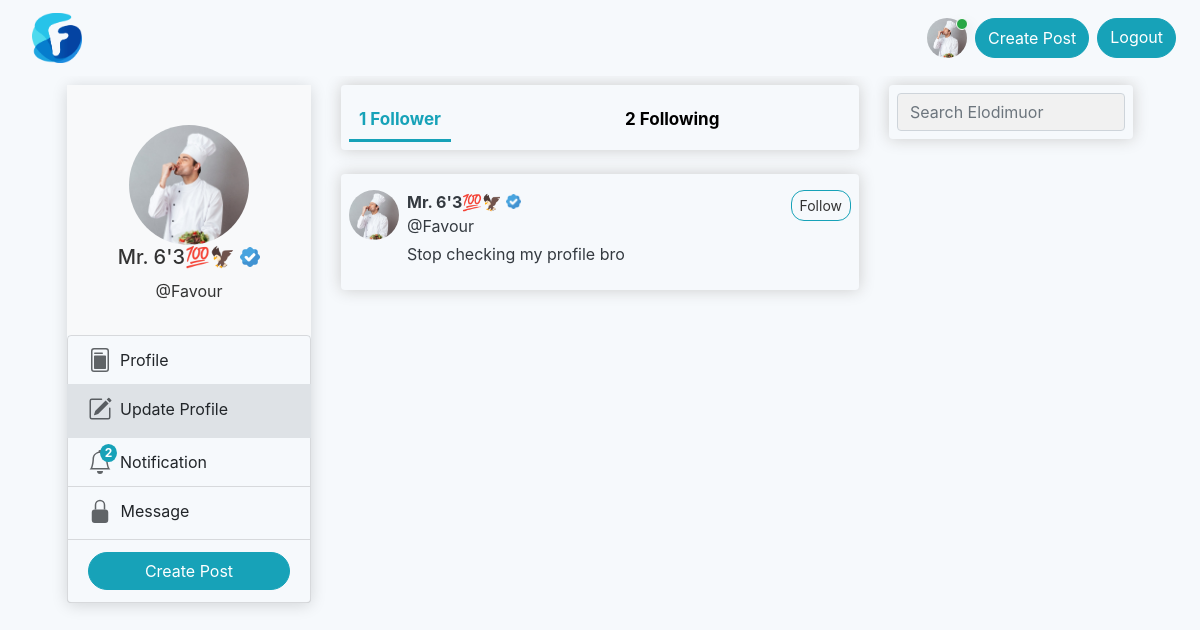
Page /Favourelodimuor/follow/ (signed in) on the committed database.
### users/models.py (models this page shows, shortened)
class User(AbstractUser):
    display_name = models.CharField(max_length=20, null=True, blank=True)
    about = models.CharField(max_length=255, null=True, blank=True)
    image = models.ImageField(default='profile.png', upload_to='profile_picture')
    follower = models.ManyToManyField(settings.AUTH_USER_MODEL, blank=True, related_name='follower_list')
    following = models.ManyToManyField(settings.AUTH_USER_MODEL, blank=True, related_name='following_list')
    background_image = models.ImageField(default="WIN_20220328_15_20_55_Pro.jpg", upload_to="profile_background_image")
    account_visit = models.IntegerField(default=0)
    account_engaged = models.IntegerField(default=0)
    has_viewed = models.BooleanField(default=False)
    is_verified = models.BooleanField(default=False)
    post_notification = models.ManyToManyField(settings.AUTH_USER_MODEL, blank=True, related_name='post_notify')
    mute_list = models.ManyToManyField(settings.AUTH_USER_MODEL, blank=True, related_name='mute')
    block_list = models.ManyToManyField(settings.AUTH_USER_MODEL, blank=True, related_name='block')

### users/views.py (the view)
# urls.py: path("<str:username>/follow/", user_views.follower_view, name="follow"),
@login_required
def follower_view(request, username):
    obj = get_object_or_404(User, username=username)
    notification_count = Notification.objects.filter(user=request.user, is_seen=False).count()
    post_notification_count = PostNotification.objects.filter(user=request.user, is_seen=False).count()
    follower = obj.follower.all()
    following = obj.following.all()
    context = {
        "follower": follower,
        "following": following,
        "notification_count": notification_count,
        "post_notification_count": post_notification_count,
    }
    return render(request, "users/follows.html", context)

### users/templates/users/follows.html (shortened to what this page needs)
{% extends 'blog/base.html' %}
{% load humanize %}
{% load static %}
{% load subtract %}
{% block content %}
<div class="col-lg-6">
    <div class="box-element">
        <div class="tab row mt-2">
            <div class="col-lg-6 col-6">
                <button class="tablinks" id="defaultOpen" onclick="openCity(event, 'Paris')">
                    <b>{{ follower.count }} Follower</b>
                </button>
            </div>
            <div class="col-lg-6 col-6" id="Following">
                <button class="tablinks" onclick="openCity(event, 'Tokyo')">
                    <b>{{ following.count }} Following</b>
                </button>
            </div>
        </div>
    </div>
    <br>
    <div id="Paris" class="tabcontent">
        {% for follow in follower %}
        <div class="box-element mb-3">
            <div class="content-section">
                <div class="media mt-2">
                    <a href="{% url 'a_follower_post_view' follow %}">
                        <img class="rounded-circle" style="width:50px;height:50px" src="{{ follow.image.url }}"
                             alt="">
                    </a>
                    <div class="media-body">
                        <a href="{% url 'a_follower_post_view' follow %}" class="text-decoration-none text-dark">
                            <strong class="account-heading ml-2">
                                {% if follow.display_name %}
                                {{ follow.display_name }}
                                {% else %}
                                {{follow}}
                                {% endif %}
                                {% if follow.is_verified %}
                            <img width="15px" height="15px" class="mb-1"
                               src="{% static 'images/verify.png' %}" alt="">
                            {% endif %}
                            </strong>
                        </a>
                        {% if follow in request.user.following.all %}
                        <button style="border-radius:13px;" data-href="{% url 'follower-api' follow %}"
                                class="btn follow-btn btn-info btn-sm float-right" id="follow-btn">Following
                        </button>
                        {% else %}
                        <a data-href="{% url 'follower-api' follow %}" style="border-radius:13px;"
                           class="btn btn-outline-info follow-btn btn-sm float-right"
                           id="follow-buttonn">Follow
                        </a>
                        {% endif %}
                        <a href="{% url 'a_follower_post_view' follow %}" class="text-decoration-none text-dark">
                            <p class="account-heading ml-2 mb-1">@{{ follow }}</p>
                            <p class="account-heading ml-2">{{ follow.about }}</p>
                        </a>
                    </div>
                </div>
            </div>
        </div>
        {% endfor %}
    </div>
</div>
<div class="col-lg-3">
    <div class="box-element">
        <form action="{% url 'search' %}" autocomplete="off" method="GET" value="{{request.GET.q}}">
            <input type="text" name="q" value="{{request.GET.q}}" class="form-control"
                   placeholder="Search Elodimuor"/>
        </form>
    </div>
    <br>
</div>
{% endblock %}

### blog/templates/blog/base.html (shortened to what this page needs)
<!DOCTYPE html>
{% load crispy_forms_tags %}
{% load static %}
{% load humanize %}
<html lang="en">
<head>
    <link href="https://cdn.jsdelivr.net/npm/bootstrap@5.1.3/dist/css/bootstrap.min.css" rel="stylesheet"
>
    <link rel="stylesheet" href="https://stackpath.bootstrapcdn.com/bootstrap/4.5.0/css/bootstrap.min.css"
>
    <link href="https://stackpath.bootstrapcdn.com/bootstrap/4.4.1/css/bootstrap.min.css" rel="stylesheet"
          type="text/css"/>
    <link rel="stylesheet" href="https://cdn.jsdelivr.net/npm/bootstrap@4.6.1/dist/css/bootstrap.min.css"
>
    <link rel="stylesheet" href="https://cdnjs.cloudflare.com/ajax/libs/animate.css/4.1.1/animate.min.css"/>
    <link rel="stylesheet" href="https://cdnjs.cloudflare.com/ajax/libs/animate.css/3.7.2/animate.min.css">
    <link rel="stylesheet" href="{% static 'css/bootstrap.css' %}">
    <link rel="stylesheet" href="{% static 'css/main.css' %}">
    <link rel="stylesheet" href="{% static 'css/search.css' %}">
</head>
<body id="page-top">
{% include 'blog/navbar.html' %}
<div class="container">
    <div class="row">
        <div class="col-lg-3 phone_size">
            <div class="sticky-top" style="top: 80px">
                <div class="card border-0">
                    <div align="center" class="customer-profile">
                        <br>
                        <img width="120" height="120" background="#fff" color="#fff"
                             class="rounded-circle customer-image " src="{{ user.image.url }}">
                        <h5>
                            {% if user.display_name %}
                            {{ user.display_name }}
                            {% else %}
                            {{ user }}
                            {% endif %}
                            {% if user.is_verified %}
                            <img width="20px" height="20px" class="mb-1"
                               src="{% static 'images/verify.png' %}" alt="">
                            {% endif %}
                        </h5>
                        <p class="text-truncate">@{{ user }}</p>
                    </div>
                    <ul class="customer-nav list-group">
                        <a href="{% url 'a_follower_post_view' user %}" class=" list-group-item">
                            <div class="media">
                                <div class="media-body ml-2">
                                    Profile
                                </div>
                            </div>
                        </a>
                        <a href="{% url 'update_profile' %}" class="active list-group-item">
                            <div class="media">
                                <div class="media-body ml-1" >
                                    Update Profile
                                </div>
                            </div>
                        </a>
                        <a href="{% url 'notification' %}" class="list-group-item">
                            <div class="media">
                                {% if notification_count or post_notification_count %}
                                <div class="badge badge_ badge-info badge-counter rounded-circle"
                                     style="" id="notification">
                                    {{ notification_count|add:post_notification_count|intword }}
                                </div>
                                {% endif %}
                                <div class="media-body ml-2">
                                    Notification
                                </div>
                            </div>
                        </a>
                        <a href="#" class="d-flex justify-content-between align-items-center list-group-item">
                            <span>
                                Message
                            </span>
                        </a>
                        <a data-target="#postModal" data-toggle="modal" href=""
                           class="d-flex justify-content-between align-items-center list-group-item">
                            <button class="btn btn-info btn-block">
                                Create Post
                            </button>
                        </a>
                    </ul>
                </div>
            </div>
        </div>
        <br>
        <br>
        {% block content %} {% endblock %}
    </div>
</div>
<div class="toast-container toast-bottom-center" style="height: 10px;">
</div>
</body>
</html>

### blog/templates/blog/navbar.html (shortened to what this page needs)
{% load static %}
{% load humanize %}
<div class="container">
<nav style="background-color: #f6f9fc !important;" class="bg-light navbar  navbar-expand-lg navbar-light fixed-top mb-5">
    <div class="form-inline my-2 my-lg-0">
        <a class="navbar-brand ml-3 d-flex" href="{% url 'blog_home' %}">
            <img src="{% static 'images/falcon_LGfm6ox.png' %}" width="50" height="50" alt="">
        </a>
    </div>
    <nav id="navbar_main" class="mobile-offcanvas navbar navbar-expand-lg navbar-light bg-light"
         style="background-color: #f6f9fc !important;">
    </nav>
    <div class="navbar-collapse mr-auto order-lg-2 collapse hide_nav" id="navbarCollapse" style="">
        <div class="collapse d-flex navbar-collapse" id="navbarSupportedContent">
            <ul class="navbar d-flex navbar-nav float-left me-auto">
                <li class="nav-item">
                    <a class="nav-link active" aria-current="page" href="/"></a>
                </li>
            </ul>
            <form class="d-flex" method="get" action="{% url 'search' %}">
                <a href="{% url 'a_follower_post_view' request.user %}">
                <img src="{{ user.image.url }}" width="40" height="40" class="rounded-circle mr-2 user-image" alt=""></a>
                <div class="badge badge-success shadow badge-counter rounded-circle user_badge"
                     style="margin-left: 29px;">
                </div>
                <button type="button" data-target="#postModal" data-toggle="modal" class="btn btn-info mr-2">Create Post
                </button>
                {% if request.user.is_authenticated %}
                <a href="{% url 'logout' %}" class="btn btn-info mr-2">Logout
                </a>
                {% endif %}
            </form>
        </div>
    </div>
</nav></div>

### static/css/main.css (style rules this page uses)
body { background-color: #f6f9fc !important; color: #333333; margin-top: 5rem; }
.box-element { box-shadow:hsl(0, 0%, 80%) 0 0 16px; background-color: ; border-radius: 4px; padding: 8px; }
.container { margin-top: .5rem; max-width: 90%; padding-right: 7px; padding-left: 7px; margin-top: 85px; }
.btn { border-radius: 24px }
.badge_ { border-radius:100%; position:absolute; top:6px; left: 32px; }
.badge_ { display: inline-block; padding: .25em .4em; font-size: 75%; font-weight: 700; line-height: 1; text-align: center; white-space: nowrap; vertical-align: baseline; border-radius: .35rem; }
.card { box-shadow: 0 2px 1rem rgba(0,0,0,.15); }
.border-0 { border: 0!important; }
.card { position: relative; display: -webkit-flex; display: flex; -webkit-flex-direction: column; flex-direction: column; min-width: 0; word-wrap: break-word; background-color: transparent; background-clip: border-box; border: 0 solid transparent; border-radius: 5px; }
.customer-profile { padding: 1rem; text-align: center; background: #f8f9fa; }
.customer-nav a { text-decoration: none; background-color: transparent; }
.customer-nav .list-group-item.active { border-color: #dee2e6; background: #dee2e6; color: #212529; }
.toast-bottom-left, .toast-bottom-center, .toast-bottom-right { bottom: 1.5rem; }
.toast-container { position: fixed; z-index: 2; padding-top: 80px; left: 0; top: 0; width: 100%; height: auto; }

### static/css/search.css (style rules this page uses)
.tab { overflow: auto; }
.tab button { background-color: inherit; float: left; border: none; outline: none; cursor: pointer; padding: 6px 10px; transition: .3s; font-size: 17px; }
.tab button.active { background-colo: #007bff !important; color: #17a2b8 !important; border-bottom: 3px solid #17a2b8; }
.tabcontent { display: none; border-top: none; }
* { box-sizing: border-box; }
input { border: 1px solid transparent; background-color: #f1f1f1; padding: 10px; font-size: 16px; }
input[type=text] { background-color: #f1f1f1; width: 100%; }

### blog/templates/blog/navbar.html (style rules this page uses)
body { overflow-x: hidden; }
.user-image { position:relative; }
.user_badge { border-radius:50%; border: 1px white solid; position:absolute; top:18px; width: 12px; height: 12px; }

### users/templates/users/follows.html (style rules this page uses)
.tab { overflow: auto; }
.tab button { background-color: inherit; float: left; border: none; outline: none; cursor: pointer; padding: 6px 10px; transition: .3s; font-size: 17px; }
.tab button.active { background-colo: #007bff !important; color: #17a2b8 !important; border-bottom: 3px solid #17a2b8; }
.tabcontent { display: none; border-top: none; }

### rows in the picture
User: image (picture), display_name "Mr. 6'3💯🦅", username "Favour", is_verified True (drawn), shows "Follow", about "Stop checking my profile bro"

### other values in the picture
{{ notification_count|add:post_notification_count|intword }} "2"
{{ follower.count }} "1"
{{ following.count }} "2"
